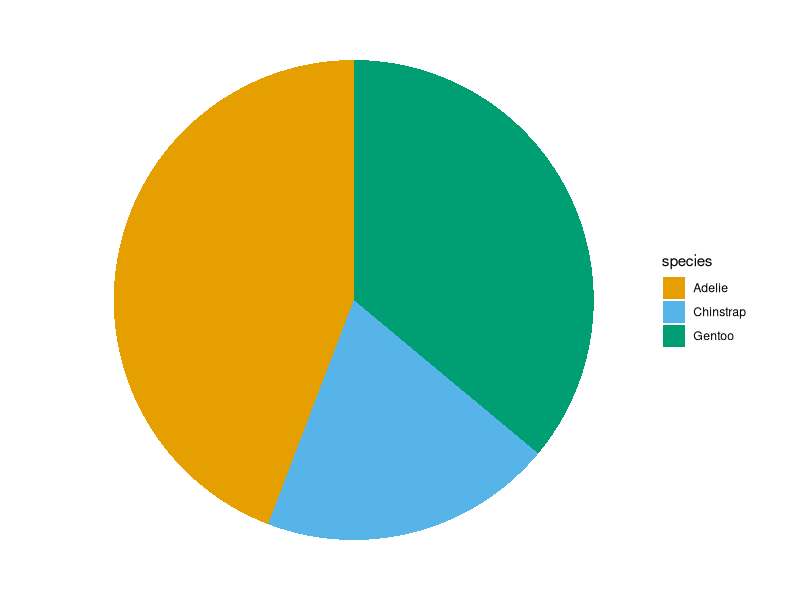
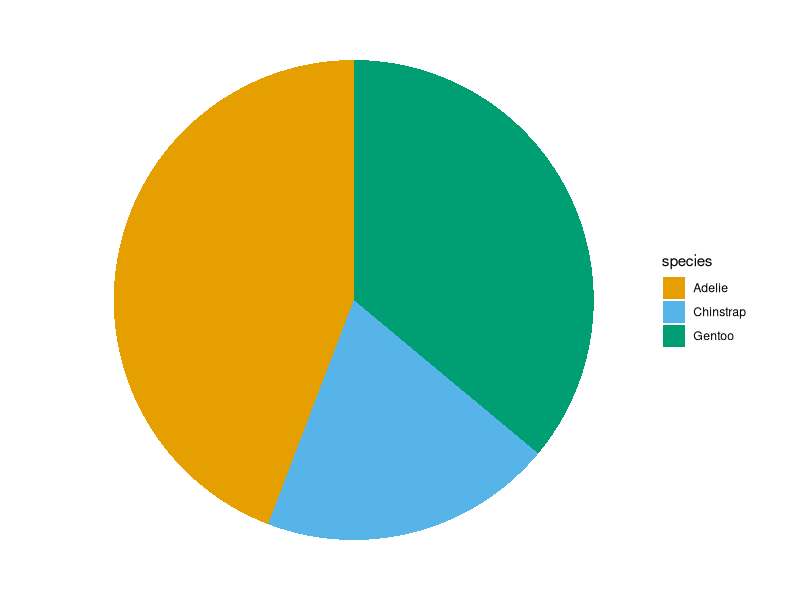

Write the R code that produced these figures, in order.

            library(ggplot2)
            library(palmerpenguins)
            built_answer <- tryCatch(
                {
                    set.seed(42)
                    ggplot(penguins, aes(x = "", fill = species)) + geom_bar() + coord_polar(theta = "y") + scale_fill_manual(values = c(Adelie = "#E69F00", Chinstrap = "#56B4E9", Gentoo = "#009E73")) + theme_void()
                    suppressWarnings(
                        if (!file.exists("/sandbox/figures/species_count_pie_coord_polar_scale_fill_manual_answer.png")) {
                            ggsave(
                                width = 3,
                                height = 3,
                                "/sandbox/figures/species_count_pie_coord_polar_scale_fill_manual_answer.png"
                            )
                        }
                    )
                    suppressWarnings(
                        ggplot_build(last_plot())
                    )
                },
                error = function(e) {
                    'ERROR'
                }
            )
            built_submission <- tryCatch(
                {
                    set.seed(42)
                    library(palmerpenguins)
library(ggplot2)

ggplot(data = penguins, aes(x = "", fill = species)) +
  geom_bar() +
  coord_polar(theta = "y") +
  scale_fill_manual(values = c("Adelie" = "#E69F00", "Chinstrap" = "#56B4E9", "Gentoo" = "#009E73")) +
  theme_void()
                    suppressWarnings(
                        ggsave(
                            width = 3,
                            height = 3,
                            "figures/species_count_pie_coord_polar_scale_fill_manual_submission_phi4mini.png"
                        )
                    )
                    suppressWarnings(
                        ggplot_build(last_plot())
                    )
                },
                error = function(e) {
                    'ERROR'
                }
            )
            cat(isTRUE(all.equal(built_answer, built_submission)))
        
